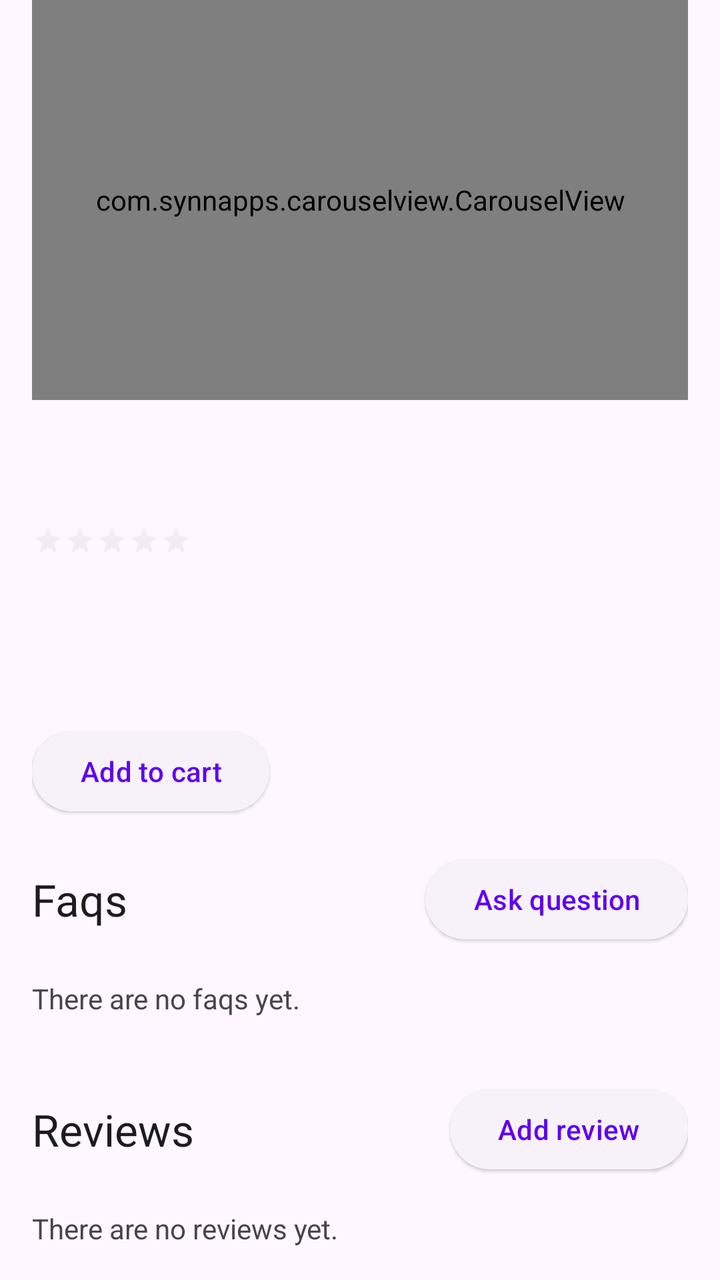
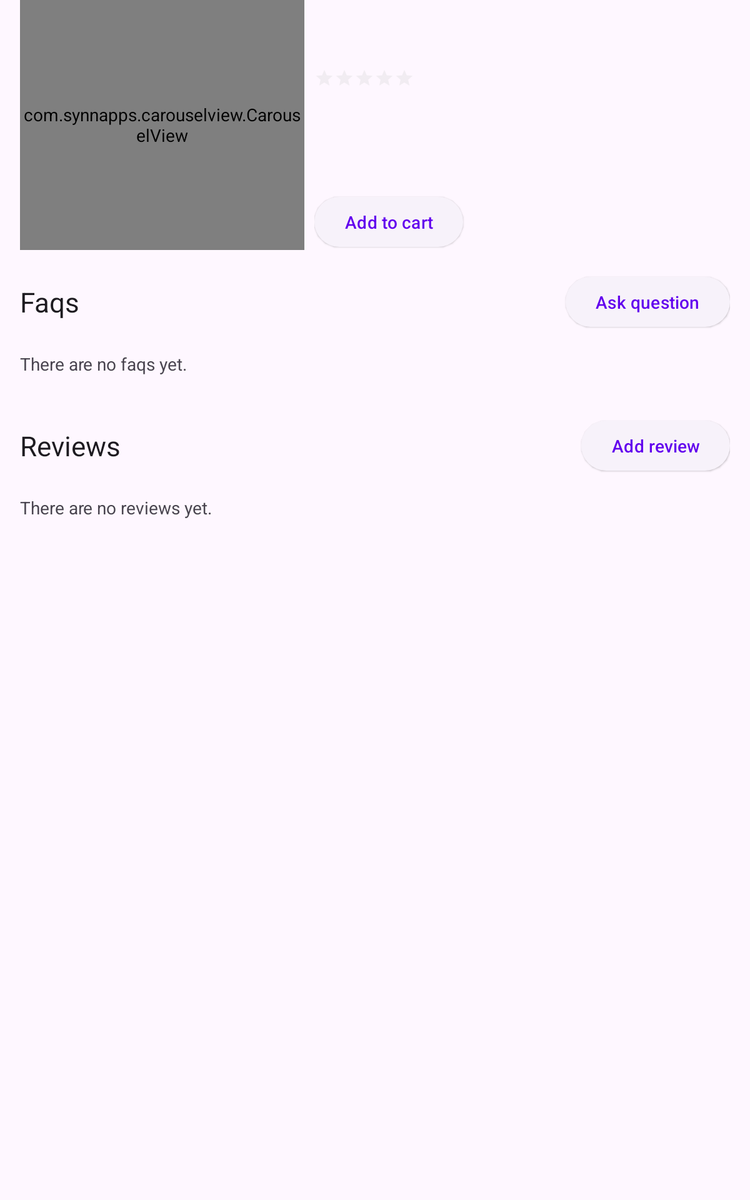

The same Android screen from two of the app's own layout files: first res/layout/ as a phone draws it, then the repository's variant for another configuration, drawn on a device whose configuration selects that folder. Both files follow.
<!-- AndroidManifest.xml: application theme Theme.Bmazon -->
<!-- res/layout/fragment_product.xml -->
<?xml version="1.0" encoding="utf-8"?>
<androidx.core.widget.NestedScrollView xmlns:android="http://schemas.android.com/apk/res/android"
    xmlns:app="http://schemas.android.com/apk/res-auto"
    xmlns:tools="http://schemas.android.com/tools"
    android:layout_width="match_parent"
    android:layout_height="match_parent"
    android:overScrollMode="always"
    tools:context=".fragments.ProductFragment">

    <androidx.appcompat.widget.LinearLayoutCompat
        android:layout_width="match_parent"
        android:layout_height="wrap_content"
        android:orientation="vertical"
        android:paddingHorizontal="@dimen/activity_horizontal_margin">

        <com.synnapps.carouselview.CarouselView
            android:id="@+id/product_images"
            android:layout_width="match_parent"
            android:layout_height="200dp"
            app:fillColor="#FFFFFFFF"
            app:pageColor="#00000000"
            app:radius="6dp"
            app:slideInterval="5000"
            app:strokeColor="#FF777777"
            app:strokeWidth="1dp" />

        <TextView
            android:id="@+id/product_title"
            android:layout_width="match_parent"
            android:layout_height="wrap_content"
            android:layout_marginTop="8dp"
            android:textAppearance="?attr/textAppearanceTitleLarge" />

        <TextView
            android:id="@+id/product_business"
            android:layout_width="match_parent"
            android:layout_height="wrap_content"
            android:textAppearance="?attr/textAppearanceTitleSmall"
            android:textColor="?android:attr/textColorHint" />

        <androidx.appcompat.widget.AppCompatRatingBar
            android:id="@+id/product_rating"
            style="?android:attr/ratingBarStyleSmall"
            android:layout_width="wrap_content"
            android:layout_height="wrap_content"
            android:layout_marginTop="6dp"
            android:isIndicator="true"
            android:numStars="5"
            android:stepSize="0.1"
            android:theme="@style/RatingBar" />

        <TextView
            android:id="@+id/product_description"
            android:layout_width="match_parent"
            android:layout_height="wrap_content"
            android:layout_marginTop="8dp"
            android:textAppearance="?attr/textAppearanceBodyLarge"
            android:textColor="?android:attr/textColorSecondary" />

        <androidx.appcompat.widget.LinearLayoutCompat
            android:layout_width="match_parent"
            android:layout_height="wrap_content"
            android:layout_marginTop="16dp"
            android:orientation="horizontal">

            <TextView
                android:id="@+id/product_price"
                android:layout_width="wrap_content"
                android:layout_height="wrap_content"
                android:textAppearance="?attr/textAppearanceSubtitle1"
                android:textColor="?android:attr/textColorSecondary" />

            <TextView
                android:id="@+id/product_current_price"
                android:layout_width="wrap_content"
                android:layout_height="wrap_content"
                android:layout_marginStart="8dp"
                android:textAppearance="?attr/textAppearanceSubtitle1"
                android:textColor="?android:attr/textColorSecondary" />

        </androidx.appcompat.widget.LinearLayoutCompat>

        <Button
            android:id="@+id/product_add_to_cart"
            style="@style/Widget.Material3.Button.ElevatedButton"
            android:layout_width="wrap_content"
            android:layout_height="wrap_content"
            android:layout_marginTop="16dp"
            android:text="@string/action_add_to_cart" />

        <androidx.appcompat.widget.LinearLayoutCompat
            android:layout_width="match_parent"
            android:layout_height="wrap_content"
            android:layout_marginVertical="@dimen/activity_vertical_margin"
            android:gravity="center_vertical"
            android:orientation="horizontal">

            <TextView
                android:layout_width="wrap_content"
                android:layout_height="wrap_content"
                android:layout_weight="1"
                android:text="@string/product_faqs"
                android:textAppearance="?attr/textAppearanceTitleLarge" />

            <Button
                android:id="@+id/product_add_faq"
                style="@style/Widget.Material3.Button.ElevatedButton"
                android:layout_width="wrap_content"
                android:layout_height="wrap_content"
                android:layout_gravity="end"
                android:text="@string/create_new_faq" />

        </androidx.appcompat.widget.LinearLayoutCompat>

        <TextView
            android:id="@+id/product_no_faqs"
            android:layout_width="match_parent"
            android:layout_height="wrap_content"
            android:layout_marginBottom="@dimen/activity_vertical_margin"
            android:text="@string/no_faqs" />

        <androidx.recyclerview.widget.RecyclerView
            android:id="@+id/product_faqs"
            android:layout_width="match_parent"
            android:layout_height="wrap_content"
            android:overScrollMode="never"
            app:layoutManager="androidx.recyclerview.widget.LinearLayoutManager"
            tools:listitem="@layout/product_faq" />

        <androidx.appcompat.widget.LinearLayoutCompat
            android:layout_width="match_parent"
            android:layout_height="wrap_content"
            android:layout_marginVertical="@dimen/activity_vertical_margin"
            android:gravity="center_vertical"
            android:orientation="horizontal">

            <TextView
                android:layout_width="wrap_content"
                android:layout_height="wrap_content"
                android:layout_weight="1"
                android:text="@string/product_reviews"
                android:textAppearance="?attr/textAppearanceTitleLarge" />

            <Button
                android:id="@+id/product_add_review"
                style="@style/Widget.Material3.Button.ElevatedButton"
                android:layout_width="wrap_content"
                android:layout_height="wrap_content"
                android:layout_gravity="end"
                android:text="@string/create_new_review" />

        </androidx.appcompat.widget.LinearLayoutCompat>

        <TextView
            android:id="@+id/product_no_reviews"
            android:layout_width="match_parent"
            android:layout_height="wrap_content"
            android:layout_marginBottom="@dimen/activity_vertical_margin"
            android:text="@string/no_reviews" />

        <androidx.recyclerview.widget.RecyclerView
            android:id="@+id/product_reviews"
            android:layout_width="match_parent"
            android:layout_height="wrap_content"
            android:overScrollMode="never"
            app:layoutManager="androidx.recyclerview.widget.LinearLayoutManager"
            tools:listitem="@layout/product_review" />

    </androidx.appcompat.widget.LinearLayoutCompat>

</androidx.core.widget.NestedScrollView>
<!-- res/layout/product_faq.xml (included above) -->
<?xml version="1.0" encoding="utf-8"?>
<androidx.appcompat.widget.LinearLayoutCompat xmlns:android="http://schemas.android.com/apk/res/android"
    android:layout_width="match_parent"
    android:layout_height="wrap_content"
    android:layout_marginBottom="10dp"
    android:orientation="horizontal">

    <androidx.appcompat.widget.LinearLayoutCompat
        android:layout_width="wrap_content"
        android:layout_height="wrap_content"
        android:orientation="vertical">

        <ImageView
            android:id="@+id/faq_vote_up"
            android:layout_width="wrap_content"
            android:layout_height="wrap_content"
            android:contentDescription="@string/faq_vote_up"
            android:src="@drawable/ic_baseline_keyboard_arrow_up_24" />

        <TextView
            android:id="@+id/faq_votes"
            android:layout_width="match_parent"
            android:layout_height="wrap_content"
            android:text="@string/faq_votes"
            android:textAlignment="center" />

        <ImageView
            android:id="@+id/faq_vote_down"
            android:layout_width="wrap_content"
            android:layout_height="wrap_content"
            android:contentDescription="@string/faq_vote_down"
            android:src="@drawable/ic_baseline_keyboard_arrow_down_24" />

    </androidx.appcompat.widget.LinearLayoutCompat>

    <androidx.appcompat.widget.LinearLayoutCompat
        android:layout_width="fill_parent"
        android:layout_height="wrap_content"
        android:layout_marginStart="8dp"
        android:orientation="vertical">

        <TextView
            android:id="@+id/faq_question"
            android:layout_width="match_parent"
            android:layout_height="wrap_content"
            android:layout_marginTop="2dp"
            android:textAppearance="?attr/textAppearanceTitleMedium" />

        <TextView
            android:id="@+id/faq_answer"
            android:layout_width="match_parent"
            android:layout_height="wrap_content"
            android:layout_marginTop="2dp"
            android:textAppearance="?attr/textAppearanceBodyMedium"
            android:textColor="?android:attr/textColorSecondary" />

    </androidx.appcompat.widget.LinearLayoutCompat>

</androidx.appcompat.widget.LinearLayoutCompat>
<!-- res/layout/product_review.xml (included above) -->
<?xml version="1.0" encoding="utf-8"?>
<androidx.appcompat.widget.LinearLayoutCompat xmlns:android="http://schemas.android.com/apk/res/android"
    xmlns:app="http://schemas.android.com/apk/res-auto"
    android:layout_width="match_parent"
    android:layout_height="wrap_content"
    android:layout_marginBottom="10dp"
    android:orientation="vertical">

    <androidx.appcompat.widget.LinearLayoutCompat
        android:layout_width="match_parent"
        android:layout_height="wrap_content"
        android:gravity="center_vertical"
        android:orientation="horizontal">

        <com.google.android.material.imageview.ShapeableImageView
            android:id="@+id/review_reviewer_avatar"
            android:layout_width="48dp"
            android:layout_height="48dp"
            android:contentDescription="@string/review_reviewer_avatar"
            app:shapeAppearanceOverlay="@style/RoundedAvatar" />

        <androidx.appcompat.widget.LinearLayoutCompat
            android:layout_width="fill_parent"
            android:layout_height="wrap_content"
            android:layout_marginStart="8dp"
            android:orientation="vertical">

            <TextView
                android:id="@+id/review_reviewer_username"
                android:layout_width="match_parent"
                android:layout_height="wrap_content"
                android:textAppearance="?attr/textAppearanceTitleMedium" />

            <TextView
                android:id="@+id/review_date"
                android:layout_width="match_parent"
                android:layout_height="wrap_content"
                android:text="@string/review_date"
                android:textAppearance="?attr/textAppearanceTitleSmall"
                android:textColor="?android:attr/textColorHint" />

        </androidx.appcompat.widget.LinearLayoutCompat>

    </androidx.appcompat.widget.LinearLayoutCompat>

    <androidx.appcompat.widget.AppCompatRatingBar
        android:id="@+id/review_rating"
        style="?android:attr/ratingBarStyleSmall"
        android:layout_width="wrap_content"
        android:layout_height="wrap_content"
        android:layout_marginTop="6dp"
        android:isIndicator="true"
        android:numStars="5"
        android:stepSize="0.1"
        android:theme="@style/RatingBar" />

    <TextView
        android:id="@+id/review_title"
        android:layout_width="match_parent"
        android:layout_height="wrap_content"
        android:layout_marginTop="6dp"
        android:textAppearance="?attr/textAppearanceTitleMedium" />

    <TextView
        android:id="@+id/review_description"
        android:layout_width="match_parent"
        android:layout_height="wrap_content"
        android:layout_marginTop="8dp"
        android:textAppearance="?attr/textAppearanceBodyMedium"
        android:textColor="?android:attr/textColorSecondary" />

    <ImageView
        android:id="@+id/review_image"
        android:layout_width="100dp"
        android:layout_height="100dp"
        android:layout_marginTop="8dp"
        android:contentDescription="@string/review_image" />

    <androidx.appcompat.widget.LinearLayoutCompat
        android:layout_width="match_parent"
        android:layout_height="wrap_content"
        android:layout_marginTop="8dp"
        android:gravity="center_vertical"
        android:orientation="horizontal">

        <Button
            android:id="@+id/review_helpful"
            style="@style/Widget.Material3.Button.ElevatedButton"
            android:layout_width="wrap_content"
            android:layout_height="wrap_content"
            android:text="@string/review_helpful" />

        <TextView
            android:id="@+id/review_votes"
            android:layout_width="fill_parent"
            android:layout_height="wrap_content"
            android:layout_marginStart="8dp"
            android:text="@string/review_votes"
            android:textAppearance="?attr/textAppearanceTitleSmall"
            android:textColor="?android:attr/textColorHint" />

    </androidx.appcompat.widget.LinearLayoutCompat>

</androidx.appcompat.widget.LinearLayoutCompat>
<!-- resources referenced by this layout -->
<resources>
  <dimen name="activity_horizontal_margin">16dp</dimen>
  <dimen name="activity_vertical_margin">16dp</dimen>
  <string name="action_add_to_cart">Add to cart</string>
  <string name="create_new_faq">Ask question</string>
  <string name="create_new_review">Add review</string>
  <string name="faq_vote_down">Downvote</string>
  <string name="faq_vote_up">Upvote</string>
  <string name="faq_votes">0</string>
  <string name="no_faqs">There are no faqs yet.</string>
  <string name="no_reviews">There are no reviews yet.</string>
  <string name="product_faqs">Faqs</string>
  <string name="product_reviews">Reviews</string>
  <string name="review_date">Shared publicly on %1$s</string>
  <string name="review_helpful">Helpful</string>
  <string name="review_image">Review image</string>
  <string name="review_reviewer_avatar">Avatar</string>
  <string name="review_votes">%1$d people found this helpful</string>
  <style name="RatingBar" parent="Theme.AppCompat">
          <item name="colorControlNormal">@color/rating_normal</item>
          <item name="colorControlActivated">@color/rating_activated</item>
      </style>
  <style name="RoundedAvatar">
          <item name="cornerFamily">rounded</item>
          <item name="cornerSize">50%</item>
      </style>
  <style name="Theme.Bmazon" parent="Theme.Material3.DayNight.NoActionBar">
          
          <item name="colorPrimary">@color/purple_500</item>
          <item name="colorPrimaryVariant">@color/purple_700</item>
          <item name="colorOnPrimary">@color/white</item>
          
          <item name="colorSecondary">@color/teal_200</item>
          <item name="colorSecondaryVariant">@color/teal_700</item>
          <item name="colorOnSecondary">@color/black</item>
          
          <item name="android:statusBarColor" tools:targetApi="l">?attr/colorPrimaryVariant</item>
          
      </style>
  <color name="rating_normal">#D3D3D3</color>
  <color name="rating_activated">#fbc634</color>
  <color name="purple_500">#FF6200EE</color>
  <color name="purple_700">#FF3700B3</color>
  <color name="white">#FFFFFFFF</color>
  <color name="teal_200">#FF03DAC5</color>
  <color name="teal_700">#FF018786</color>
  <color name="black">#FF000000</color>
</resources>
<!-- res/layout-large/fragment_product.xml (the repository's variant of the layout above) -->
<!-- drawn on a 7-inch tablet held upright -->
<?xml version="1.0" encoding="utf-8"?>
<androidx.core.widget.NestedScrollView xmlns:android="http://schemas.android.com/apk/res/android"
    xmlns:app="http://schemas.android.com/apk/res-auto"
    xmlns:tools="http://schemas.android.com/tools"
    android:layout_width="match_parent"
    android:layout_height="match_parent"
    android:overScrollMode="always"
    tools:context=".fragments.ProductFragment">

    <androidx.appcompat.widget.LinearLayoutCompat
        android:layout_width="match_parent"
        android:layout_height="wrap_content"
        android:orientation="vertical"
        android:paddingHorizontal="@dimen/activity_horizontal_margin">

        <androidx.appcompat.widget.LinearLayoutCompat
            android:layout_width="match_parent"
            android:layout_height="wrap_content"
            android:orientation="horizontal"
            android:weightSum="5">

            <com.synnapps.carouselview.CarouselView
                android:id="@+id/product_images"
                android:layout_width="match_parent"
                android:layout_height="200dp"
                android:layout_weight="3"
                app:fillColor="#FFFFFFFF"
                app:pageColor="#00000000"
                app:radius="6dp"
                app:slideInterval="5000"
                app:strokeColor="#FF777777"
                app:strokeWidth="1dp" />

            <androidx.appcompat.widget.LinearLayoutCompat
                android:layout_width="match_parent"
                android:layout_height="wrap_content"
                android:layout_marginStart="8dp"
                android:layout_weight="2"
                android:orientation="vertical">

                
                <TextView
                    android:id="@+id/product_title"
                    android:layout_width="match_parent"
                    android:layout_height="wrap_content"
                    android:textAppearance="?attr/textAppearanceTitleLarge" />

                <TextView
                    android:id="@+id/product_business"
                    android:layout_width="match_parent"
                    android:layout_height="wrap_content"
                    android:textAppearance="?attr/textAppearanceTitleSmall"
                    android:textColor="?android:attr/textColorHint" />

                <androidx.appcompat.widget.AppCompatRatingBar
                    android:id="@+id/product_rating"
                    style="?android:attr/ratingBarStyleSmall"
                    android:layout_width="wrap_content"
                    android:layout_height="wrap_content"
                    android:layout_marginTop="6dp"
                    android:isIndicator="true"
                    android:numStars="5"
                    android:stepSize="0.1"
                    android:theme="@style/RatingBar" />

                <TextView
                    android:id="@+id/product_description"
                    android:layout_width="match_parent"
                    android:layout_height="wrap_content"
                    android:layout_marginTop="8dp"
                    android:textAppearance="?attr/textAppearanceBodyLarge"
                    android:textColor="?android:attr/textColorSecondary" />

                <androidx.appcompat.widget.LinearLayoutCompat
                    android:layout_width="match_parent"
                    android:layout_height="wrap_content"
                    android:layout_marginTop="16dp"
                    android:orientation="horizontal">

                    <TextView
                        android:id="@+id/product_price"
                        android:layout_width="wrap_content"
                        android:layout_height="wrap_content"
                        android:textAppearance="?attr/textAppearanceSubtitle1"
                        android:textColor="?android:attr/textColorSecondary" />

                    <TextView
                        android:id="@+id/product_current_price"
                        android:layout_width="wrap_content"
                        android:layout_height="wrap_content"
                        android:layout_marginStart="8dp"
                        android:textAppearance="?attr/textAppearanceSubtitle1"
                        android:textColor="?android:attr/textColorSecondary" />

                </androidx.appcompat.widget.LinearLayoutCompat>

                <Button
                    android:id="@+id/product_add_to_cart"
                    style="@style/Widget.Material3.Button.ElevatedButton"
                    android:layout_width="wrap_content"
                    android:layout_height="wrap_content"
                    android:layout_marginTop="16dp"
                    android:text="@string/action_add_to_cart" />

            </androidx.appcompat.widget.LinearLayoutCompat>

        </androidx.appcompat.widget.LinearLayoutCompat>

        <androidx.appcompat.widget.LinearLayoutCompat
            android:layout_width="match_parent"
            android:layout_height="wrap_content"
            android:layout_marginVertical="@dimen/activity_vertical_margin"
            android:gravity="center_vertical"
            android:orientation="horizontal">

            <TextView
                android:layout_width="wrap_content"
                android:layout_height="wrap_content"
                android:layout_weight="1"
                android:text="@string/product_faqs"
                android:textAppearance="?attr/textAppearanceTitleLarge" />

            <Button
                android:id="@+id/product_add_faq"
                style="@style/Widget.Material3.Button.ElevatedButton"
                android:layout_width="wrap_content"
                android:layout_height="wrap_content"
                android:layout_gravity="end"
                android:text="@string/create_new_faq" />

        </androidx.appcompat.widget.LinearLayoutCompat>

        <TextView
            android:id="@+id/product_no_faqs"
            android:layout_width="match_parent"
            android:layout_height="wrap_content"
            android:layout_marginBottom="@dimen/activity_vertical_margin"
            android:text="@string/no_faqs"/>

        <androidx.recyclerview.widget.RecyclerView
            android:id="@+id/product_faqs"
            android:layout_width="match_parent"
            android:layout_height="wrap_content"
            android:overScrollMode="never"
            app:layoutManager="androidx.recyclerview.widget.LinearLayoutManager"
            tools:listitem="@layout/product_faq" />

        <androidx.appcompat.widget.LinearLayoutCompat
            android:layout_width="match_parent"
            android:layout_height="wrap_content"
            android:layout_marginVertical="@dimen/activity_vertical_margin"
            android:gravity="center_vertical"
            android:orientation="horizontal">

            <TextView
                android:layout_width="wrap_content"
                android:layout_height="wrap_content"
                android:layout_weight="1"
                android:text="@string/product_reviews"
                android:textAppearance="?attr/textAppearanceTitleLarge" />

            <Button
                android:id="@+id/product_add_review"
                style="@style/Widget.Material3.Button.ElevatedButton"
                android:layout_width="wrap_content"
                android:layout_height="wrap_content"
                android:layout_gravity="end"
                android:text="@string/create_new_review" />

        </androidx.appcompat.widget.LinearLayoutCompat>

        <TextView
            android:id="@+id/product_no_reviews"
            android:layout_width="match_parent"
            android:layout_height="wrap_content"
            android:layout_marginBottom="@dimen/activity_vertical_margin"
            android:text="@string/no_reviews"/>

        <androidx.recyclerview.widget.RecyclerView
            android:id="@+id/product_reviews"
            android:layout_width="match_parent"
            android:layout_height="wrap_content"
            android:overScrollMode="never"
            app:layoutManager="androidx.recyclerview.widget.LinearLayoutManager"
            tools:listitem="@layout/product_review" />

    </androidx.appcompat.widget.LinearLayoutCompat>

</androidx.core.widget.NestedScrollView>
